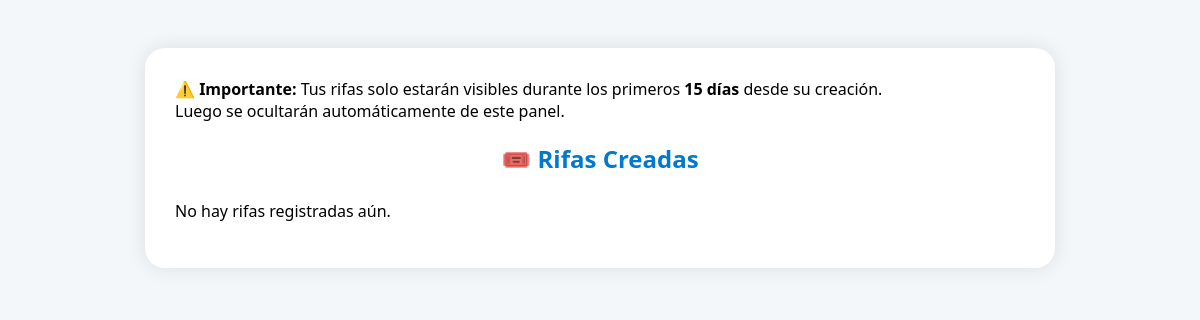
The app's page /admin/ver-rifas/Geicajoyas, older data.
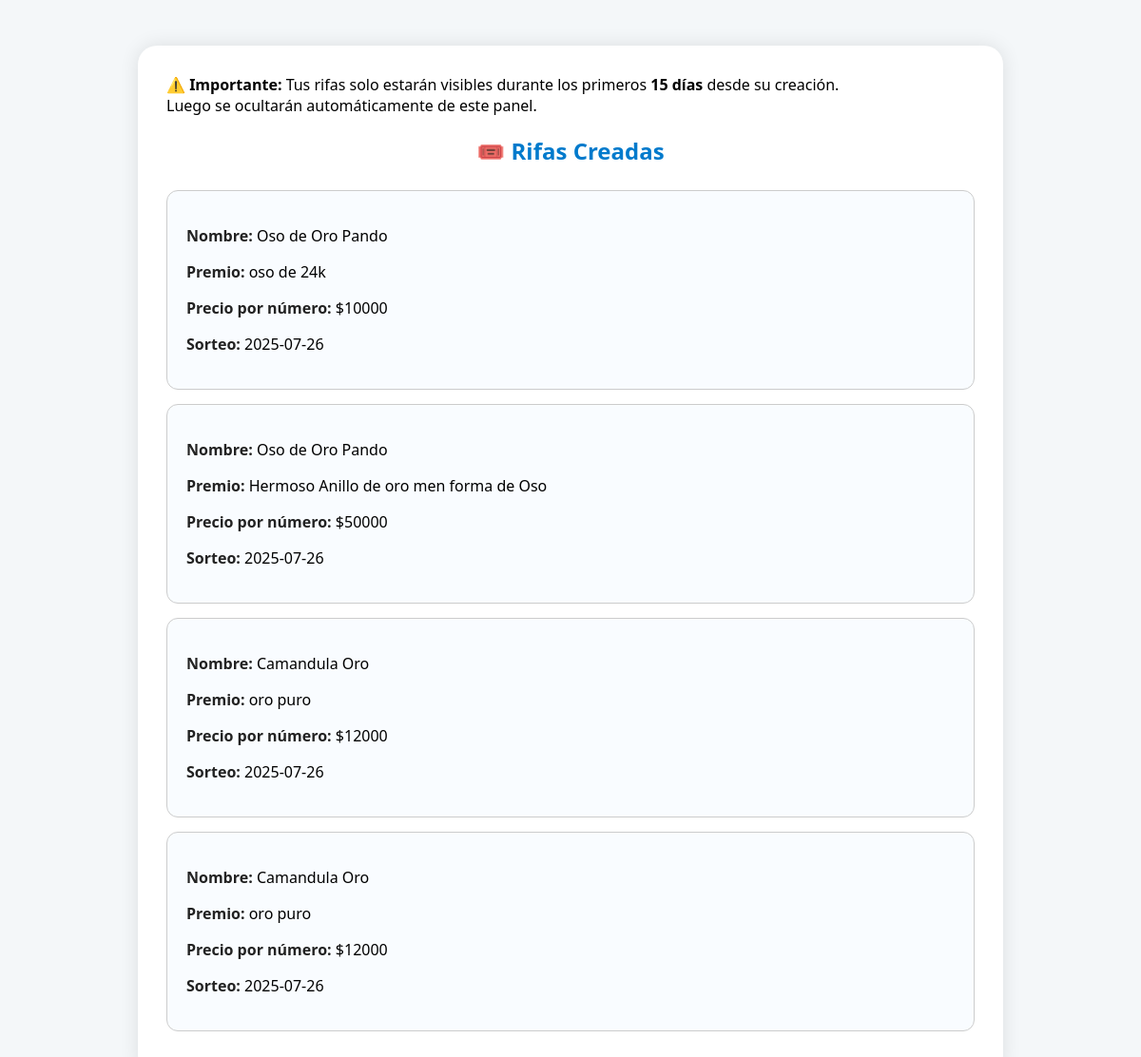
The same page, newer data.
### tables this page shows
CREATE TABLE rifas (
    id INTEGER PRIMARY KEY AUTOINCREMENT,
    negocio_id INTEGER,
    nombre_rifa TEXT,
    descripcion TEXT,
    avaluo_premio INTEGER,
    cifras INTEGER,
    cantidad_numeros INTEGER,
    precio_numero INTEGER,
    fecha_sorteo TEXT,
    numero_ganador TEXT,
    estado TEXT DEFAULT 'activa',
    fecha_creacion TEXT,
    loteria TEXT,
    slug TEXT UNIQUE,
    FOREIGN KEY (negocio_id) REFERENCES negocio(id)
);

### routes/admin_routes.py (the view)
@admin_routes.route('/ver-rifas/<slug>')
def ver_rifas_admin_slug(slug):
    conn = obtener_conexion()
    conn.row_factory = sqlite3.Row
    cursor = conn.cursor()
    cursor.execute("SELECT * FROM negocio WHERE slug = ?", (slug,))
    negocio = cursor.fetchone()
    if not negocio:
        return render_template("error.html", mensaje="❌ Negocio no encontrado.")
    if negocio["activo"] != 1:
        return render_template("error.html", mensaje="⚠️ Este negocio está inactivo.")
    from datetime import datetime, timedelta
    fecha_limite = (datetime.now() - timedelta(days=15)).strftime("%Y-%m-%d %H:%M:%S")
    cursor.execute("""
        SELECT * FROM rifas
        WHERE negocio_id = ?
        AND (
            estado = 'activa' OR
            substr(fecha_creacion, 1, 19) >= ?
        )
        ORDER BY datetime(fecha_creacion) DESC
    """, (negocio["id"], fecha_limite))
    rifas = cursor.fetchall()
    conn.close()
    mensaje_info = "📆 Solo se muestran rifas activas y las creadas en los últimos 15 días."
    return render_template("ver_rifas_admin.html", rifas=rifas, negocio=negocio, mensaje_info=mensaje_info)

### database/conexion.py (called while the page is built)
def obtener_conexion():
    conexion = sqlite3.connect(DATABASE_NAME)
    conexion.row_factory = sqlite3.Row  # Esto sí lo acepta SQLite
    return conexion

### templates/ver_rifas_admin.html (shortened to what this page needs)
<!DOCTYPE html>
<html lang="es">
<head>
</head>
<body>
  <div class="contenedor">
    <div class="info-contenedor">
  <div class="alerta-responsive">
    ⚠️ <strong>Importante:</strong> Tus rifas solo estarán visibles durante los primeros <strong>15 días</strong> desde su creación.<br>
    Luego se ocultarán automáticamente de este panel.
  </div>
  <h2 class="titulo-principal">🎟️ Rifas Creadas</h2>
</div>
     {% if rifas %}
      {% for rifa in rifas %}
        <div class="rifa">
          <p><strong>Nombre:</strong> {{ rifa['nombre_rifa'] }}</p>
          <p><strong>Premio:</strong> {{ rifa['descripcion'] }}</p>
          <p><strong>Precio por número:</strong> ${{ rifa['precio_numero'] }}</p>
          <p><strong>Sorteo:</strong> {{ rifa['fecha_sorteo'] }}</p>
        </div>
      {% endfor %}
    {% else %}
      <p>No hay rifas registradas aún.</p>
    {% endif %}
  </div>
</body>
</html>

Row changes from the older to the newer data that the page shows:
added rifas: nombre_rifa "Oso de Oro Pando", descripcion "oso de 24k", precio_numero "10000", fecha_sorteo "2025-07-26"
added rifas: nombre_rifa "Oso de Oro Pando", descripcion "Hermoso Anillo de oro men forma de Oso", precio_numero "50000", fecha_sorteo "2025-07-26"
added rifas: nombre_rifa "Camandula Oro", descripcion "oro puro", precio_numero "12000", fecha_sorteo "2025-07-26"
added rifas: nombre_rifa "Camandula Oro", descripcion "oro puro", precio_numero "12000", fecha_sorteo "2025-07-26"
Text that changed along with them:
text no longer shown: "No hay rifas registradas aún."
